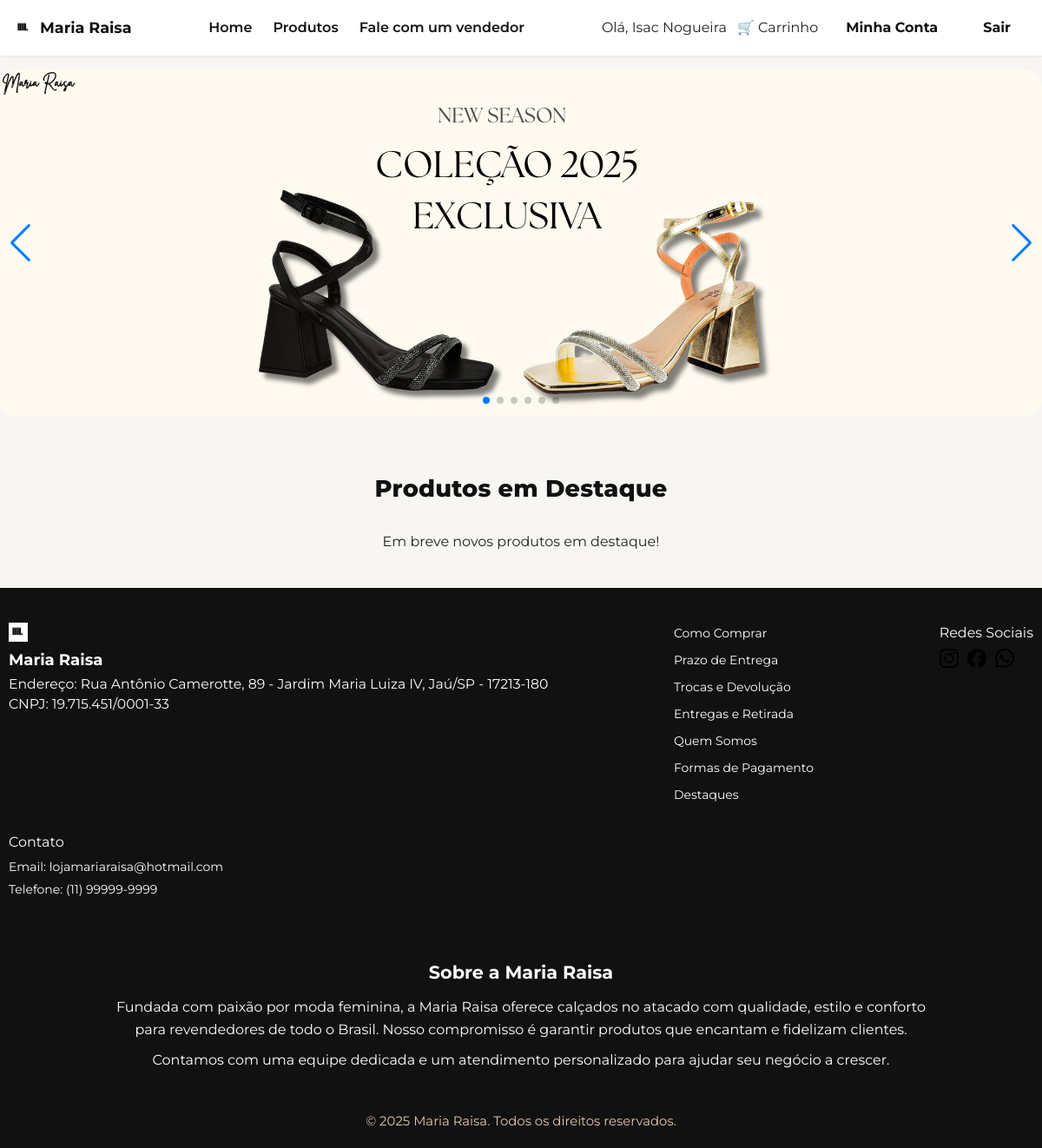
The page / (signed in) on the database its author committed.
### app/models.py (models this page shows)
class Cliente(UserMixin, db.Model):
    __tablename__ = 'clientes'
    id = db.Column(db.String(36), primary_key=True, default=lambda: str(uuid.uuid4()))
    nome = db.Column(db.String(120), nullable=False)
    email = db.Column(db.String(120), unique=True, nullable=False)
    senha = db.Column(db.String(200), nullable=False)
    cpf_cnpj = db.Column(db.String(18), nullable=False)
    telefone = db.Column(db.String(25))
    endereco = db.Column(db.String(200))
    cidade = db.Column(db.String(100))
    estado = db.Column(db.String(50))
    cep = db.Column(db.String(15))
    pedidos = db.relationship('Pedido', backref='cliente', lazy=True)

class Banner(db.Model):
    id = db.Column(db.Integer, primary_key=True)
    titulo = db.Column(db.String(100))
    subtitulo = db.Column(db.String(200))
    imagem = db.Column(db.String(150))  # Caminho do arquivo no static
    link_botao = db.Column(db.String(200))
    texto_botao = db.Column(db.String(50))
    ordem = db.Column(db.Integer, default=1)
    ativo = db.Column(db.Boolean, default=True)

### app/routes.py (the view)
@routes.route('/')
def index():
    from app.models import Produto, Colecao
    banners = Banner.query.filter_by(ativo=True).order_by(Banner.ordem).all()
    ano_atual = datetime.now().year
    slug_ano_atual = f"colecao-{ano_atual}"
    colecao_ano = Colecao.query.filter_by(slug=slug_ano_atual, ativa=True).first()
    produtos_colecao_ano = colecao_ano.produtos if colecao_ano else []
    outras_colecoes = (
        Colecao.query
        .filter(Colecao.ativa == True, Colecao.slug != slug_ano_atual)
        .order_by(Colecao.slug.desc())
        .all()
    )
    produtos_destaque = Produto.query.filter_by(destaque=True, ativo=True).all()
    carrinho = session.get('carrinho', [])
    subtotal = sum(item['preco_total'] for item in carrinho)
    return render_template(
        'index.html',
        produtos_colecao_ano=produtos_colecao_ano,
        colecao_ano=colecao_ano,
        outras_colecoes=outras_colecoes,
        produtos_destaque=produtos_destaque,
        carrinho=carrinho,
        subtotal=subtotal,
        banners=banners,
    )

### app/templates/index.html (shortened to what this page needs)
{% extends 'base.html' %}
{% block content %}
{% if banners %}
<div class="swiper banner-swiper" style="border-radius: 20px; overflow: hidden; margin-bottom:32px;">
  <div class="swiper-wrapper">
    {% for banner in banners %}
    <div class="swiper-slide">
      <img src="{{ url_for('static', filename='banners/' + banner.imagem) }}" alt="{{ banner.titulo }}" style="width:100%; display:block;">
    </div>
    {% endfor %}
  </div>
  <div class="swiper-pagination"></div>
  <div class="swiper-button-next"></div>
  <div class="swiper-button-prev"></div>
</div>
{% endif %}
<section class="featured-products">
  <h2>Produtos em Destaque</h2>
  {% if produtos_destaque %}
  <div class="slider-container">
    <button class="slider-btn prev-btn">&#8592;</button>
    <div class="produtos-slider">
      {% for produto in produtos_destaque %}
      <div class="product-card">
        <a href="{{ url_for('routes.produto_detail', produto_id=produto.id) }}">
          <img src="{{ url_for('static', filename='images/' ~ produto.imagem_principal) }}" alt="{{ produto.nome }}">
        </a>
        <div class="product-info">
          <h3>{{ produto.nome }}</h3>
          <p>{{ produto.descricao_curta }}</p>
          <p class="preco"><strong>R$ {{ '%.2f' | format(produto.preco_par) }}</strong><span>/ par</span></p>
          <p style="font-size: 0.95rem; color: #000000;">
            Total: <strong>R$ {{ '%.2f'|format(produto.preco_par * produto.qtd_minima) }}</strong> ({{ produto.qtd_minima }} pares)
          </p>
          <p>Grade: 34 ao 39</p>
        </div>
      </div>
      {% endfor %}
    </div>
    <button class="slider-btn next-btn">&#8594;</button>
  </div>
  {% else %}
  <p>Em breve novos produtos em destaque!</p>
  {% endif %}
</section>
{% endblock %}

### app/templates/base.html (shortened to what this page needs)
<!DOCTYPE html>
<html lang="pt-BR">
<head>
  <link rel="stylesheet" href="{{ url_for('static', filename='css/main.css') }}">
  <link rel="stylesheet" href="https://cdn.jsdelivr.net/npm/swiper@11/swiper-bundle.min.css"/>
</head>
<body>
<nav class="navbar">
  <div class="container">
    <a href="{{ url_for('routes.index') }}" class="logo">
      <img src="{{ url_for('static', filename='images/logo.png') }}" alt="Logo MR" style="height:22px; width:auto;"/>
      <span>Maria Raisa</span>
    </a>
    <ul class="nav-links">
      <li><a href="{{ url_for('routes.index') }}">Home</a></li>
      <li><a href="{{ url_for('routes.produtos') }}">Produtos</a></li>
      <li><a href="https://wa.me/55SEUNUMERO" target="_blank">Fale com um vendedor</a></li>
    </ul>
    <div class="nav-buttons">
              <span>Olá, {{ current_user.nome or current_user.email }}</span>
        <a href="{{ url_for('routes.carrinho') }}" class="carrinho-btn">🛒 Carrinho</a>
      {% if current_user.is_authenticated %}
        {% if current_user.__class__.__name__ == "Admin" %}
          <a href="{{ url_for('routes.painel_admin') }}" class="btn">Painel Admin</a>
          <a href="{{ url_for('routes.logout') }}" class="btn">Sair</a>
        {% else %}
          <a href="{{ url_for('routes.area_cliente') }}" class="btn">Minha Conta</a>
          <a href="{{ url_for('routes.logout') }}" class="btn">Sair</a>
        {% endif %}
      {% else %}
        <a href="javascript:void(0)" class="btn" id="btnLoginCliente">Login</a>
        <a href="javascript:void(0)" class="btn" id="btnCadastro">Cadastre-se</a>
      {% endif %}
    </div>
  </div>
</nav>
<main>
  {% block content %}{% endblock %}
</main>
<footer class="site-footer">
  <div class="footer-container">
    <div class="footer-logo-info">
      <img src="{{ url_for('static', filename='images/logo.png') }}" alt="Logo MR" />
      <div>
        <span style="font-weight: bold; font-size: 1.13rem;">Maria Raisa</span>
        <div style="font-size:0.98rem; margin-top: 3px;">
          Endereço: Rua Antônio Camerotte, 89 - Jardim Maria Luiza IV, Jaú/SP - 17213-180<br>
          CNPJ: 19.715.451/0001-33
        </div>
      </div>
    </div>
    <div class="footer-links">
      <ul>
<li><a href="{{ url_for('routes.como_comprar') }}">Como Comprar</a></li>
<li><a href="{{ url_for('routes.prazo_entrega') }}">Prazo de Entrega</a></li>
<li><a href="{{ url_for('routes.trocas_devolucao') }}">Trocas e Devolução</a></li>
<li><a href="{{ url_for('routes.entregas_retirada') }}">Entregas e Retirada</a></li>
<li><a href="{{ url_for('routes.quem_somos') }}">Quem Somos</a></li>
<li><a href="{{ url_for('routes.formas_pagamento') }}">Formas de Pagamento</a></li>
<li><a href="{{ url_for('routes.destaques') }}">Destaques</a></li>
      </ul>
    </div>
    <div class="footer-social">
      <div style="margin-bottom: 6px;">Redes Sociais</div>
      <a href="https://www.instagram.com/mariaraisa.mr/" target="_blank" rel="noopener">
        <img src="{{ url_for('static', filename='icons/instagram.svg') }}" alt="Instagram" />
      </a>
      <a href="https://www.facebook.com/mariaraisaa/?locale=pt_BR" target="_blank" rel="noopener">
        <img src="{{ url_for('static', filename='icons/facebook.svg') }}" alt="Facebook" />
      </a>
      <a href="https://wa.me/55SEUNUMERO" target="_blank" rel="noopener">
        <img src="{{ url_for('static', filename='icons/whatsapp.svg') }}" alt="WhatsApp" />
      </a>
    </div>
    <div class="footer-contact">
      <div style="margin-bottom: 6px;">Contato</div>
      <p>Email: lojamariaraisa@hotmail.com</p>
      <p>Telefone: (11) 99999-9999</p>
    </div>
  <div class="footer-sobre">
    <h2>Sobre a Maria Raisa</h2>
    <p>Fundada com paixão por moda feminina, a Maria Raisa oferece calçados no atacado com qualidade, estilo e conforto para revendedores de todo o Brasil. Nosso compromisso é garantir produtos que encantam e fidelizam clientes.</p>
    <p>Contamos com uma equipe dedicada e um atendimento personalizado para ajudar seu negócio a crescer.</p>
  </div>
  </div>
  <div class="copyright">
    © 2025 Maria Raisa. Todos os direitos reservados.
  </div>
</footer>
</body>
</html>

### app/static/css/base.css (style rules this page uses)
body { background: #f8f6f2 !important; color: #222 !important; }
h1, h2, h3, h4, h5, h6 { color: #111 !important; }
.btn, .btn-primary, .btn-add { background: #111 !important; color: #fff !important; border: none; border-radius: 6px; font-weight: 600; padding: 8px 18px; transition: background 0.13s; }
.container { display: flex; padding: 32px; }
img { max-width: 100%; height: auto; }

### app/static/css/navbar.css (style rules this page uses)
.navbar { position: fixed; top: 0; width: 100%; background: #fff; border-bottom: 1.5px solid #ede8de; z-index: 1000; box-shadow: 0 2px 10px rgba(0,0,0,0.03); font-family: 'Montserrat', Arial, sans-serif; }
body { padding-top: 80px; }
.navbar .container { display: flex; justify-content: space-between; align-items: center; max-width: 1200px; margin: 0 auto; padding: 0.5rem 1rem; }
.logo { font-weight: bold; font-size: 1.5rem; color: #111; display: flex; align-items: center; gap: 10px; }
.nav-links { list-style: none; display: flex; gap: 1.5rem; margin: 0; padding: 0; }
.nav-links li a { font-weight: 600; font-size: 1rem; padding: 4px 0; color: #111; background: none; border-radius: 0; transition: color 0.18s; }
.nav-buttons { display: flex; align-items: center; gap: 1rem; }
.btn, .btn-primary, .btn-success, .btn-dark, .btn-warning, .btn-danger, .btn-add, .btn-conta, .btn-sair, .btn-admin, .btn-vermais, .btn-group a, .btn.btn-sm, .luxo-btn-acao-pedido { background: none !important; color: #111 !important; border: none !important; font-weight: 700 !important; border-radius: 7px !important; padding: 0.5rem 1.25rem !important; font-size: 1rem !important; cursor: pointer !important; text-decoration: none !important; display: inline-block; box-shadow: none !important; outline: none !important; transition: background 0.16s, color 0.16s; }
.navbar .container { max-width: 1200px; margin: 0 auto; display: flex; align-items: center; justify-content: space-between; padding: 0.75rem 1rem; }
.navbar .logo { display: flex; align-items: center; gap: 0.5rem; font-weight: 700; font-size: 1.1rem; }
.nav-links { display: flex; gap: 1.5rem; }
.nav-links a { font-weight: 600; }
.nav-buttons { display: flex; gap: 0.75rem; }

### app/static/css/banner.css (style rules this page uses)
.banner-swiper { width: 100%; max-width: 1200px; aspect-ratio: 3/1; margin: 0 auto 32px auto; border-radius: 20px; overflow: hidden; background: #fcf9f5; }
.banner-swiper img { width: 100%; height: 100%; object-fit: contain; background: #fcf9f5; }

### app/static/css/produtos.css (style rules this page uses)
.featured-products { padding: 1px 1px 1px 1px; background: #f8f6f2; text-align: center; }
.featured-products h2 { font-size: 1.7rem; font-weight: 800; letter-spacing: 0.2px; margin-top: 30px; margin-bottom: 28px; color: #4a2f1b; }

### app/static/css/footer.css (style rules this page uses)
.site-footer { background: #111 !important; color: #fff !important; padding: 40px 10px 20px 10px; border-top: none !important; font-family: 'Montserrat', Arial, sans-serif; margin-top: 40px; }
.site-footer * { color: #fff !important; }
.footer-links ul { list-style: none; padding: 0; margin: 0; }
.footer-links li { margin-bottom: 7px; }
.footer-links a { color: #fff !important; font-size: 14px; text-decoration: none; transition: color 0.18s; }
.footer-social a img { width: 22px; height: 22px; margin-right: 6px; filter: none !important; opacity: 0.98; transition: filter 0.22s; }
.footer-contact p { margin: 5px 0; font-size: 14px; }
.copyright { text-align: center; color: #e0c9ac !important; font-size: 0.93rem; margin-top: 16px; }
.footer-container { display: flex; flex-wrap: wrap; justify-content: space-between; align-items: flex-start; gap: 24px; max-width: 1200px; margin: 0 auto; background: transparent !important; }
.footer-logo-info img { height: 22px; margin-right: 8px; }
.footer-sobre { max-width: 980px; margin: 40px auto 20px auto; padding: 0 16px; text-align: center; color: #fff; }
.footer-sobre h2 { font-size: 1.3rem; font-weight: 700; margin-bottom: 12px; color: #ffffff; }
.footer-sobre p { font-size: 1rem; line-height: 1.6; color: #dddddd; margin-bottom: 10px; }

### app/static/css/global.css (style rules this page uses)
body { font-family: 'Montserrat', sans-serif; background: #fff; color: #111; line-height: 1.5; }
a { text-decoration: none; color: inherit; }

### rows shown on the page
Cliente: nome "Isac Nogueira"
Banner: imagem (picture)
